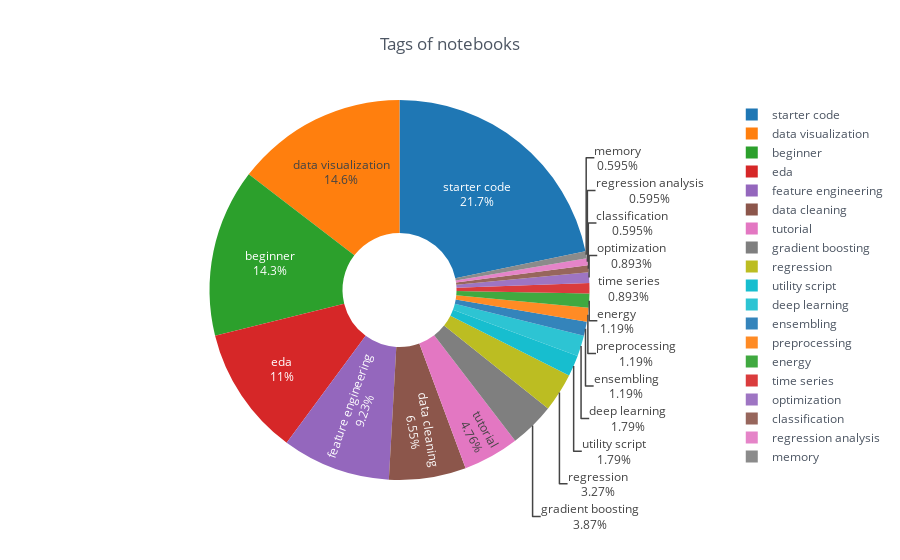

Notebook code for this chart:
### Code cell
title = 'Tags of notebooks'
df_tags_count.iplot(kind='pie', labels='tag', values='Count', title=title, textinfo="label+percent", hole=0.3, theme='white')

### Figure 1 — Plotly figure (JSON) as saved in the notebook; plotly's stock layout.template omitted (floating-point values rounded to 4 significant figures)
{"data": [{"hole": 0.3, "labels": ["starter code", "data visualization", "beginner", "eda", "feature engineering", "data cleaning", "tutorial", "gradient boosting", "regression", "utility script", "deep learning", "ensembling", "preprocessing", "energy", "time series", "optimization", "classification", "regression analysis", "memory"], "marker": {"colors": ["rgba(31, 119, 180, 1.0)", "rgba(255, 127, 14, 1.0)", "rgba(44, 160, 44, 1.0)", "rgba(214, 39, 40, 1.0)", "rgba(148, 103, 189, 1.0)", "rgba(140, 86, 75, 1.0)", "rgba(227, 119, 194, 1.0)", "rgba(127, 127, 127, 1.0)", "rgba(188, 189, 34, 1.0)", "rgba(23, 190, 207, 1.0)", "rgba(23, 190, 207, 0.8999999999999999)", "rgba(31, 119, 180, 0.8999999999999999)", "rgba(255, 127, 14, 0.8999999999999999)", "rgba(44, 160, 44, 0.8999999999999999)", "rgba(214, 39, 40, 0.8999999999999999)", "rgba(148, 103, 189, 0.8999999999999999)", "rgba(140, 86, 75, 0.8999999999999999)", "rgba(227, 119, 194, 0.8999999999999999)", "rgba(127, 127, 127, 0.8999999999999999)"]}, "name": "", "textinfo": "label+percent", "type": "pie", "values": [73, 49, 48, 37, 31, 22, 16, 13, 11, 6, 6, 4, 4, 4, 3, 3, 2, 2, 2]}], "layout": {"legend": {"bgcolor": "#FFFFFF", "font": {"color": "#4D5663"}}, "paper_bgcolor": "#FFFFFF", "plot_bgcolor": "#FFFFFF", "title": "Tags of notebooks", "titlefont": {"color": "#4D5663"}}}
